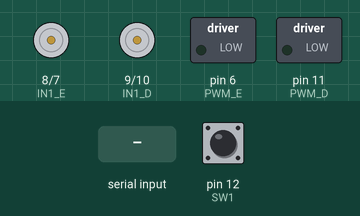
The sketch below on a simulated Arduino Uno, built with avr-gcc and run on an emulated ATmega328P. Parts: motor-driver pin pairs drawn as motors (green arrow = first pin HIGH = forward, orange = second pin HIGH = backward, longer = more drive), switched loads named in the sketch (green lamp = pin HIGH). Inputs (shaded band) come from the test bench; at power-on: pin 12 (SW1) HIGH.

Above: at 2.2 s.
2.3 s: "90,45A" received over Serial
At 4.3 s:
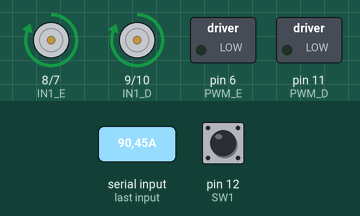
Timing chart, 0 to 5.8 s (numbered marks = the images above; inputs shaded):
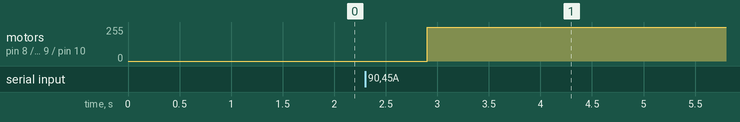

The sketch:

umart_ino_bluetooth.ino
```cpp
/**
 *****************************************************************
 * Arquivo  umart_ino_bluetooth.ino
 * Autor    Kleber Lima da Silva (micromousebrasil@gmail.com)
 * Versão   V1.0.0
 * Data     12-Maio-2015
 * Resumo   Programa para teste do hardware do Robô uMaRT-INO no
 *         modo micromouse (solucionador de labirinto)
 *****************************************************************
 */

// Definição dos pinos -------------------------------------------
const int B_ENC_E = 2;     // Encoder do motor esquerdo (sinal B)
const int A_ENC_D = 3;     // Encoder do motor direito (sinal A)
const int A_ENC_E = 4;     // Encoder do motor esquerdo (sinal A)
const int B_ENC_D = 5;     // Encoder do motor direito (sinal B)
const int PWM_E = 6;       // PWM do motor esquerdo
const int IN2_E = 7;       // IN2 da ponte H do motor esquerdo
const int IN1_E = 8;       // IN1 da ponte H do motor esquerdo
const int IN1_D = 9;       // IN1 da ponte H do motor direito
const int IN2_D = 10;      // IN2 da ponte H do motor direito
const int PWM_D = 11;      // PWM do motor direito
const int SW1 = 12;        // Botão SW1

// Protótipos das funções ----------------------------------------
void setMotores(int pwm_esquerda, int pwm_direita);

// Inicialização dos pinos ---------------------------------------
void setup()
{
  pinMode(0, INPUT);
  pinMode(1, OUTPUT);
  pinMode(PWM_E, OUTPUT);
  pinMode(IN1_E, OUTPUT);
  pinMode(IN2_E, OUTPUT);
  pinMode(PWM_D, OUTPUT);
  pinMode(IN1_D, OUTPUT);
  pinMode(IN2_D, OUTPUT);
  pinMode(SW1, INPUT);

  Serial.begin(115200);
  Serial.setTimeout(200);

  // Aguarda o botão SW1 ser pressionado para ligar o robô
  while(digitalRead(SW1) == LOW);
  delay(1000);
}


// LOOP principal do programa ------------------------------------
void loop()
{
  String str;
  int v1, v2;

  // Formatação do comando: "A100B100\n"
  // Onde o número depois do A é a velocidade do motor da esquerda
  //   e o número depois do B é a velocidade do motor da direita
  // Estes valores devem estar entre -100 e 100 (valores negativos
  //   indicam o sentido contrário do motor)
  if(Serial.available() > 0)
  {
    str = Serial.readStringUntil('A');
    v1 = Serial.parseInt();
    str = Serial.readStringUntil('B');
    v2 = Serial.parseInt();

    v1 = map(v1, -100, 100, -255, 255);
    v2 = map(v2, -100, 100, -255, 255);

    setMotores(v1, v2);
  }
}


/* Função para acionamento dos motores ---------------------------
 * pwm_esquerda e pwm_direita recebem valores entre -255 e 255
 * (valores negativos giram o respectivo motor para trás)
 */
void setMotores(int pwm_esquerda, int pwm_direita)
{
  if(pwm_esquerda < 0)
  {
    pwm_esquerda *= -1;

    digitalWrite(IN1_E, LOW);
    digitalWrite(IN2_E, HIGH);
  }
  else
  {
    digitalWrite(IN1_E, HIGH);
    digitalWrite(IN2_E, LOW);
  }

  if(pwm_direita < 0)
  {
    pwm_direita *= -1;

    digitalWrite(IN1_D, LOW);
    digitalWrite(IN2_D, HIGH);
  }
  else
  {
    digitalWrite(IN1_D, HIGH);
    digitalWrite(IN2_D, LOW);
  }

  if(pwm_esquerda > 255) pwm_esquerda = 255;
  if(pwm_direita > 255) pwm_direita = 255;

  analogWrite(PWM_E, pwm_esquerda);
  analogWrite(PWM_D, pwm_direita);
}
```

Measured:
- after the input at 2.3 s, motor on pin 8 (IN1_E) / pin 7 (IN2_E), motor on pin 9 (IN1_D) / pin 10 (IN2_D): stopped → forward 255/255 after 0.60 s
